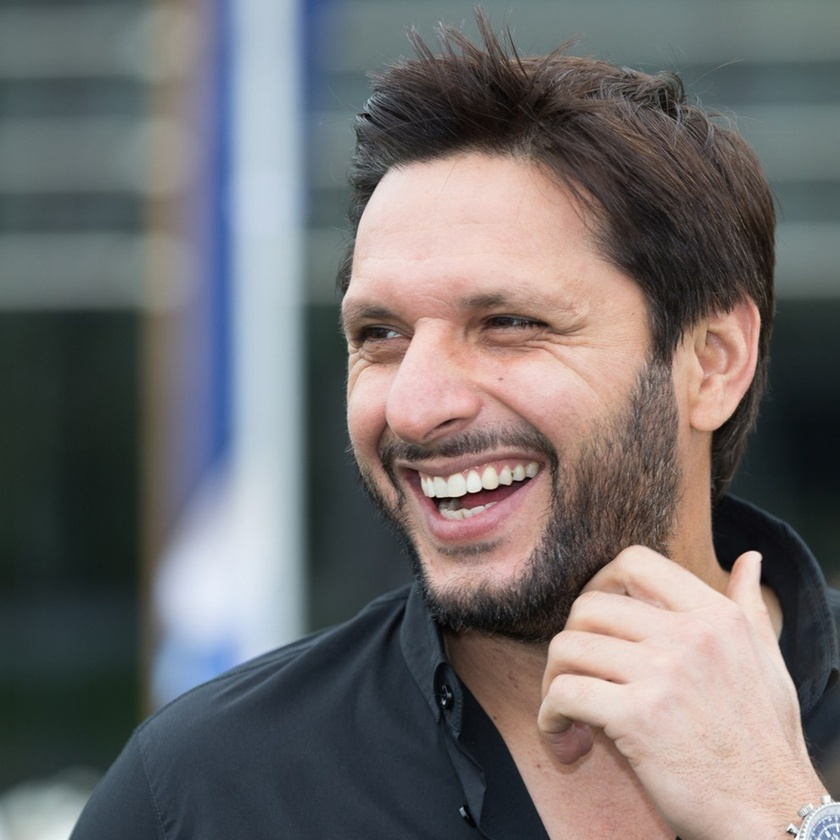
#> input picture afridi.jpg, 840 x 840 px, shrunk from 990 x 990 before the run
$ jupyter execute --allow-errors 'DIP ASSIGNMENT.ipynb'   (older library calls are emulated)
#> lines starting #> are read from the running program, lines starting #| are printed output that depends on the picture
# AVERAGE FILTER

[cell 1]
import cv2
import numpy as np
from matplotlib import pyplot as plt

img = cv2.imread('afridi.jpg')
#> img is the input picture: shape (840, 840, 3); mean B, G, R 109, 108.8, 112.1
blur = cv2.blur(img,(5,5))
plt.subplot(121),plt.imshow(img),plt.title('Original')
plt.xticks([]), plt.yticks([])
plt.subplot(122),plt.imshow(blur),plt.title('Average')
plt.xticks([]), plt.yticks([])
plt.show()
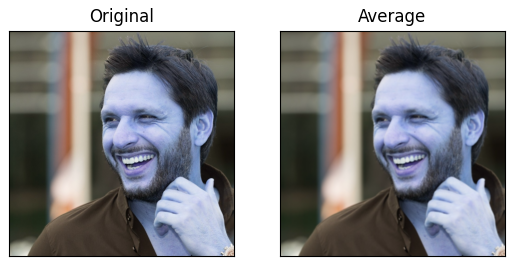
#> figure drawn by matplotlib, 2 panels; B, G, R data is drawn as R, G, B

# BILATERAL FILTER

[cell 2]
import cv2
import numpy as np
from matplotlib import pyplot as plt

img = cv2.imread('afridi.jpg')
blur = cv2.bilateralFilter(img,9,75,75)
plt.subplot(121),plt.imshow(img),plt.title('Original')
plt.xticks([]), plt.yticks([])
plt.subplot(122),plt.imshow(blur),plt.title('Bilateral')
plt.xticks([]), plt.yticks([])
plt.show()
#> figure, not shown here; B, G, R data is drawn as R, G, B

# FOURIER TRANSFORMATION

[cell 3]
import cv2
import numpy as np
from matplotlib import pyplot as plt

img = cv2.imread('afridi.jpg',0)
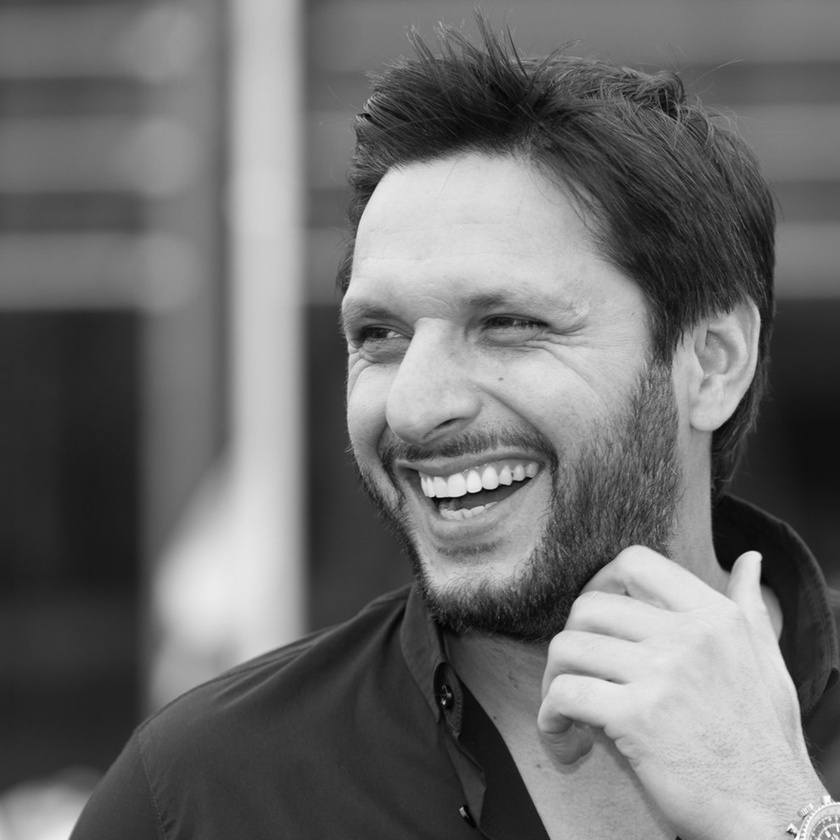
#> img: shape (840, 840); min 0, max 255, mean 109.8
f = np.fft.fft2(img)
fshift = np.fft.fftshift(f)
magnitude_spectrum = 20*np.log(np.abs(fshift))
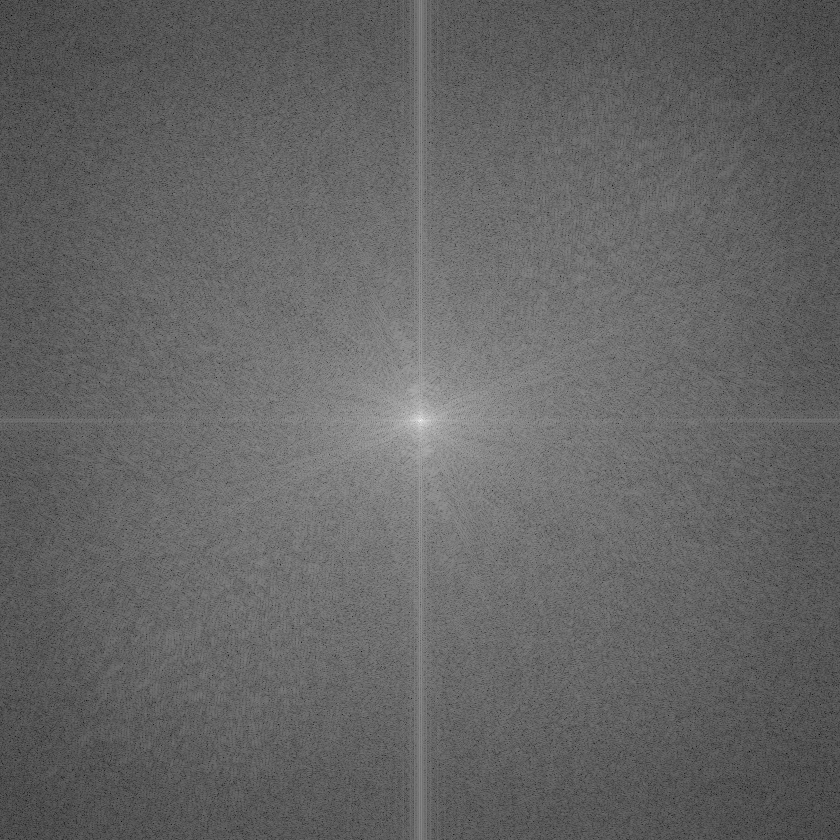
#> magnitude_spectrum: shape (840, 840) float64; min 14.36, max 363.3, mean 152.8; drawn with min black and max white
plt.subplot(121),plt.imshow(img, cmap = 'gray')
plt.title('Input Image'), plt.xticks([]), plt.yticks([])
plt.subplot(122),plt.imshow(magnitude_spectrum, cmap = 'gray')
plt.title('Fourier Transformation'), plt.xticks([]), plt.yticks([])
plt.show()
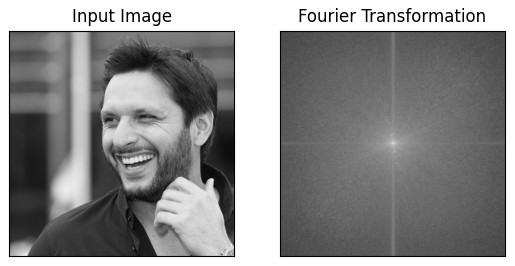
#> figure drawn by matplotlib, 2 panels

# GAUSSIAN FILTER

[cell 4]
import cv2
import numpy as np
from matplotlib import pyplot as plt

img = cv2.imread('afridi.jpg')
kernel = np.ones((5,5),np.float32)/25
dst = cv2.filter2D(img,-1,kernel)
plt.subplot(121),plt.imshow(img),plt.title('Original')
plt.xticks([]), plt.yticks([])
plt.subplot(122),plt.imshow(dst),plt.title('Gaussian')
plt.xticks([]), plt.yticks([])
plt.show()
#> figure, not shown here; B, G, R data is drawn as R, G, B

# LAPLACIAN FILTER

[cell 5]
import cv2
import numpy as np
from matplotlib import pyplot as plt

img = cv2.imread('afridi.jpg',0)
laplacian = cv2.Laplacian(img,cv2.CV_64F)
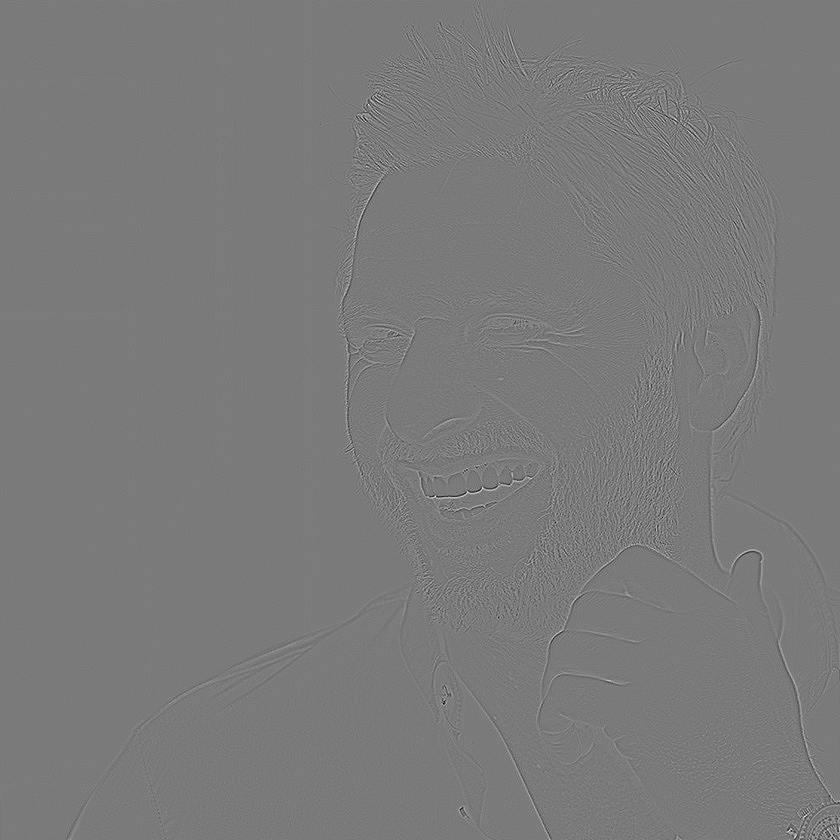
#> laplacian: shape (840, 840) float64; min -198, max 212, mean 0; drawn with min black and max white
sobelx = cv2.Sobel(img,cv2.CV_64F,1,0,ksize=5)
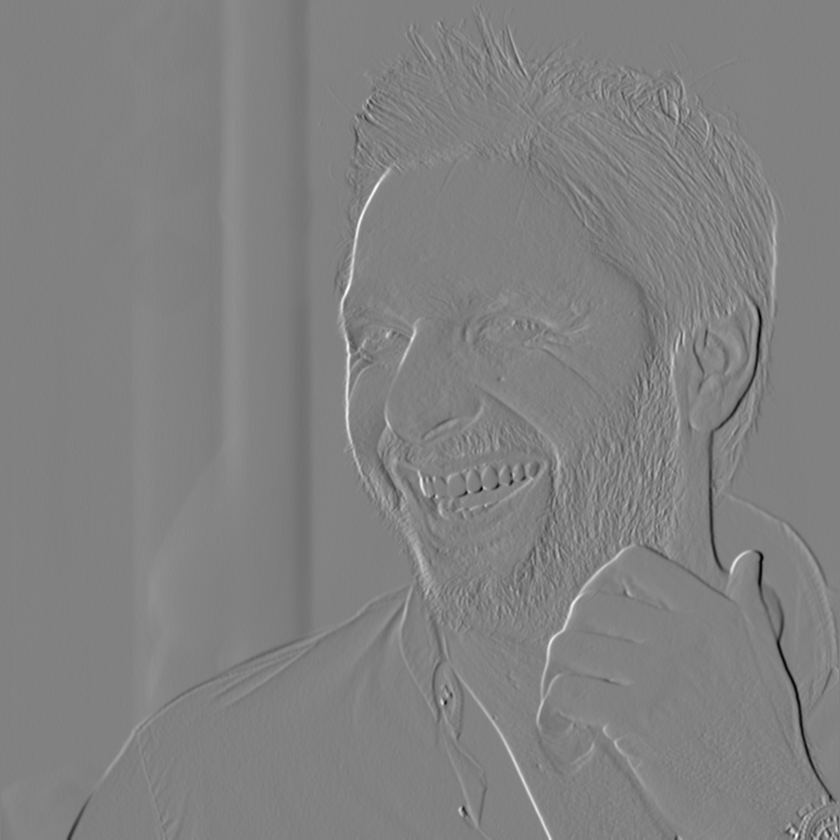
#> sobelx: shape (840, 840) float64; min -7719, max 7485, mean 1.2; drawn with min black and max white
sobely = cv2.Sobel(img,cv2.CV_64F,0,1,ksize=5)
plt.subplot(2,2,1),plt.imshow(img,cmap = 'gray')
plt.title('Original'), plt.xticks([]), plt.yticks([])
plt.subplot(2,2,2),plt.imshow(laplacian,cmap = 'gray')
plt.title('Laplacian'), plt.xticks([]), plt.yticks([])
plt.show()

# MEDIAN FILTER

[cell 6]
import cv2
import numpy as np
from matplotlib import pyplot as plt

img = cv2.imread('afridi.jpg')
median = cv2.medianBlur(img,5)
plt.subplot(121),plt.imshow(img),plt.title('Original')
plt.xticks([]), plt.yticks([])
plt.subplot(122),plt.imshow(blur),plt.title('Median Blurred')
plt.xticks([]), plt.yticks([])
plt.show()
#> figure, not shown here; B, G, R data is drawn as R, G, B

# 2D FILTER

[cell 7]
import cv2
import numpy as np
from matplotlib import pyplot as plt

img = cv2.imread('afridi.jpg')
kernel = np.ones((3,3),np.float32) * (-1)
kernel[1,1] = 8
print(kernel)
dst = cv2.filter2D(img,-1,kernel)
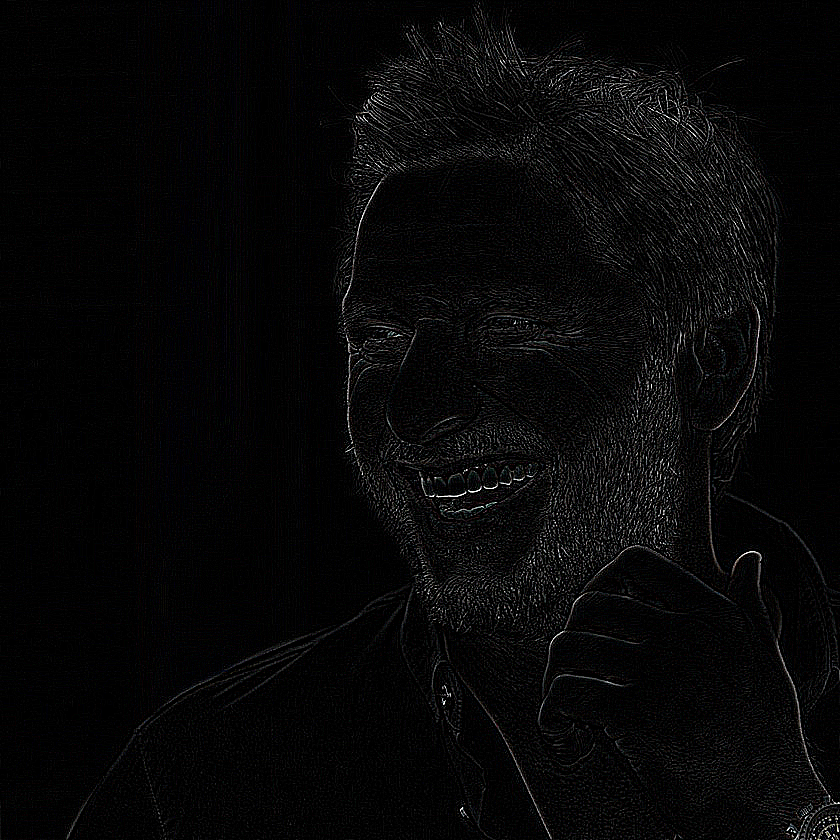
#> dst: shape (840, 840, 3); mean B, G, R 7.4, 7.1, 7.2
plt.subplot(121),plt.imshow(img),plt.title('Original')
plt.xticks([]), plt.yticks([])
plt.subplot(122),plt.imshow(dst),plt.title('Filters')
plt.xticks([]), plt.yticks([])
plt.show()
#> figure, not shown here; B, G, R data is drawn as R, G, B

# LOW AND HIGH PASS FILTER

[cell 8]
import matplotlib.pyplot as plt
import numpy as np
from scipy import ndimage
import Image

def plot(data, title):
    plot.i += 1
    plt.subplot(2,2,plot.i)
    plt.imshow(data)
    plt.gray()
    plt.title(title)
plot.i = 0
im = Image.open('afridi.jpg')
data = np.array(im, dtype=float)
plot(data, 'Original')
kernel = np.array([[-1, -1, -1],
                   [-1,  8, -1],
                   [-1, -1, -1]])
#> (the rest of this cell did not finish here and is left out)
